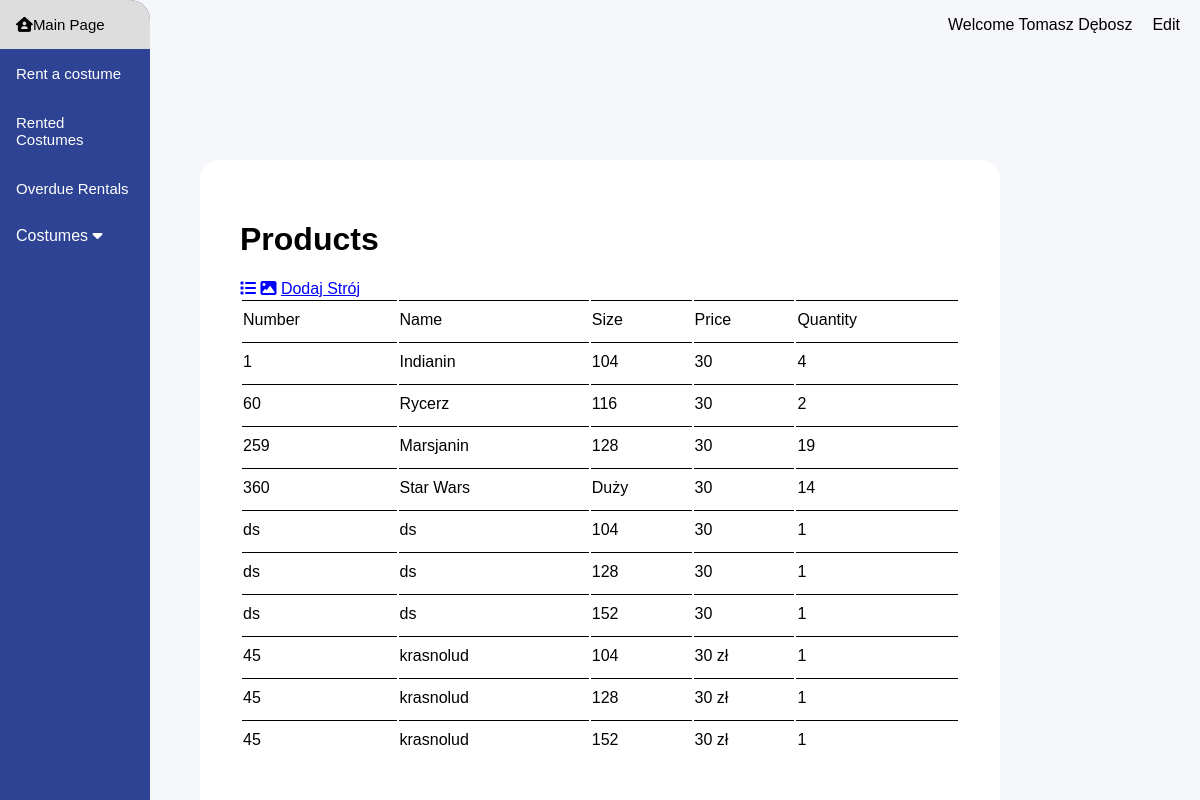
Screenshot of /list.php (signed in) with the database file from the repository.
### tables this page shows
CREATE TABLE `costumes` (
  `id_product` int(11) NOT NULL,
  `number` varchar(100) NOT NULL,
  `name_costume` varchar(100) NOT NULL,
  `size` varchar(100) NOT NULL,
  `price` varchar(100) NOT NULL,
  `quantity` varchar(100) NOT NULL,
  `category_id` varchar(100) NOT NULL,
  `img` varchar(100) NOT NULL
);

### list.php (the view, shortened to what this page needs)
<?php
    require_once ('includes/config.php');
    $site_title = "Products";
    $conn = new mysqli($servername, $username, $password, $db_name);
    $sql = "SELECT * FROM costumes";
    $results = $conn->query($sql);
    $kafelki = $_GET['kafelki'];
?>
<!DOCTYPE html>
<html lang="en">
<head>
    <?php include ('includes/head.php') ?>
</head>
<body>
<?php include('includes/header.php') ?>
    <div class="content">
        <?php include('includes/navbar-top.php') ?>
        <div class="list">
            <div class="menu">
                <h1><?php echo $site_title; ?></h1>
                <a href="?kafelki=0"><i class="fa-solid fa-list lista"></i></a>
                <a href="?kafelki=1"><i class="fa-solid fa-image lista"></i></a>
                <a href="add_costume.php">Dodaj Strój</a>
            </div>
            <?php
            if($results->num_rows>0){
                if($kafelki == 1){
                    echo '<div class="kafelki">';
                    while($row = $results->fetch_assoc()) {
                            echo '<div class="kafelek">
                            <img src="img/'.$row['img'].'">
                            <p class="numer">'.$row['number'].'</p>
                            <p>'.$row['name_costume'].'</p>
                            <p>'.$row['size'].' / '.$row['price'].'</p>
                            <p>'.$row['quantity'].'</p>
                            </div>';
                    }
                    echo '</div>';
                }
                else{
                    echo '<table id="lista">
                    <thead>
                    <td>Number</td>
                    <td>Name</td>
                    <td>Size</td>
                    <td>Price</td>
                    <td>Quantity</td>
                    </thead>
                    ';
                    while($row = $results->fetch_assoc()) {
                        echo '<tr>
                        <td>'.$row['number'].'</td>
                        <td>'.$row['name_costume'].'</td>
                        <td>'.$row['size'].'</td>
                        <td>'.$row['price'].'</td>
                        <td>'.$row['quantity'].'</td>
                        </tr>';
                    }
                    echo '</table>';
                }
            }
            ?>
        </div>
    </div>
</body>
</html>

### styles/style.css (style rules this page uses)
* { -webkit-box-sizing: border-box; box-sizing: border-box; }
body { margin: 0; font-family: Arial, Helvetica, sans-serif; background-color: #f6f7fb; }
.content .menu { width: 100%; }
.content .list { margin-left: 200px; margin-right: 200px; margin-top: 100px; padding: 40px; border-top-left-radius: 20px; border-top-right-radius: 20px; background-color: white; }
.content .list table { width: 100%; }
.content .list tr { height: 40px; }
.content .list td { border-top: 1px solid black; }
.content .list a { color: blue; }

### rows the page displays
costumes: number "1", name_costume "Indianin", size "104", price "30", quantity "4"
costumes: number "60", name_costume "Rycerz", size "116", price "30", quantity "2"
costumes: number "259", name_costume "Marsjanin", size "128", price "30", quantity "19"
costumes: number "360", name_costume "Star Wars", size "Duży", price "30", quantity "14"
costumes: number "ds", name_costume "ds", size "104", price "30", quantity "1"
costumes: number "ds", name_costume "ds", size "128", price "30", quantity "1"
costumes: number "ds", name_costume "ds", size "152", price "30", quantity "1"
costumes: number "45", name_costume "krasnolud", size "104", price "30 zł", quantity "1"
costumes: number "45", name_costume "krasnolud", size "128", price "30 zł", quantity "1"
costumes: number "45", name_costume "krasnolud", size "152", price "30 zł", quantity "1"

### other values shown
$site_title "Products"
